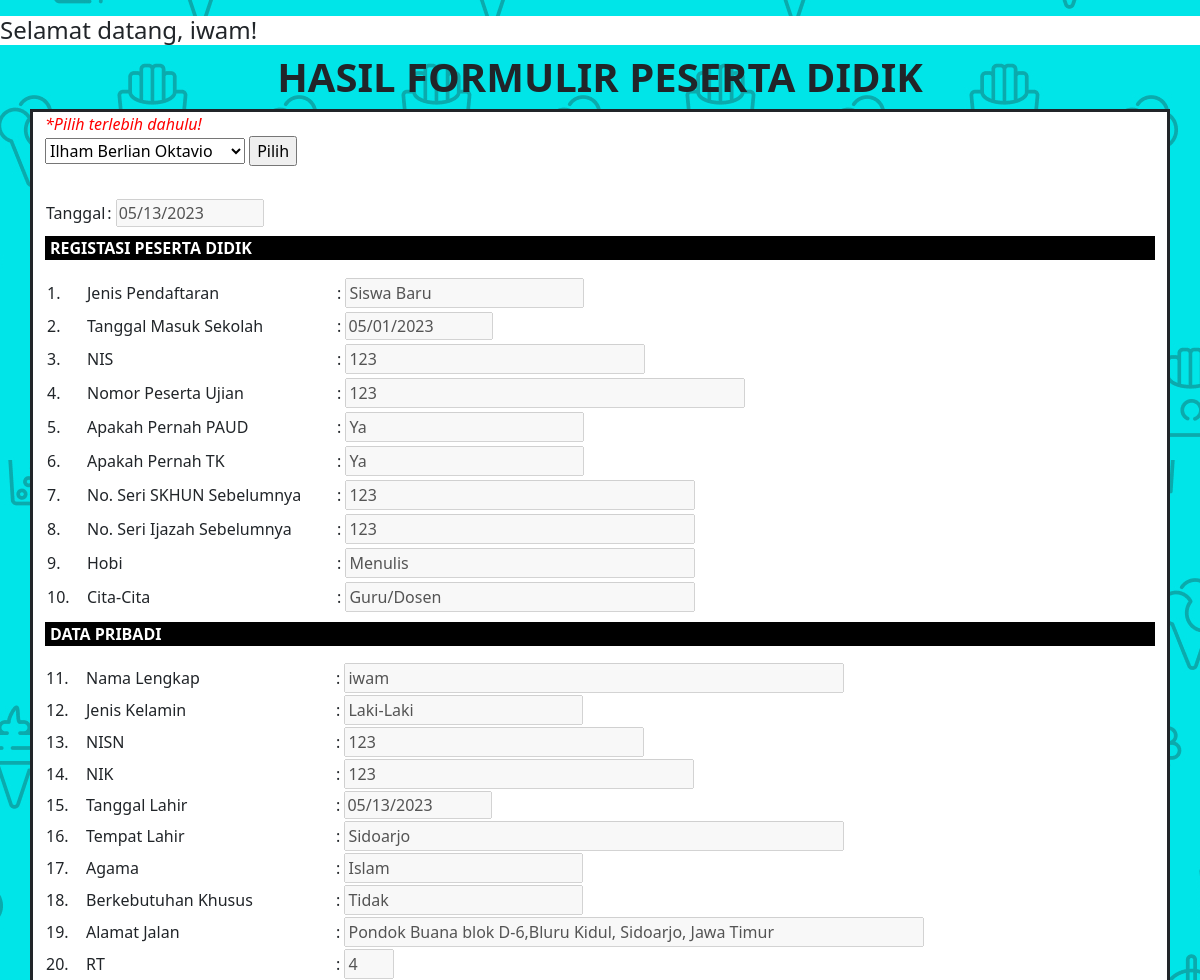
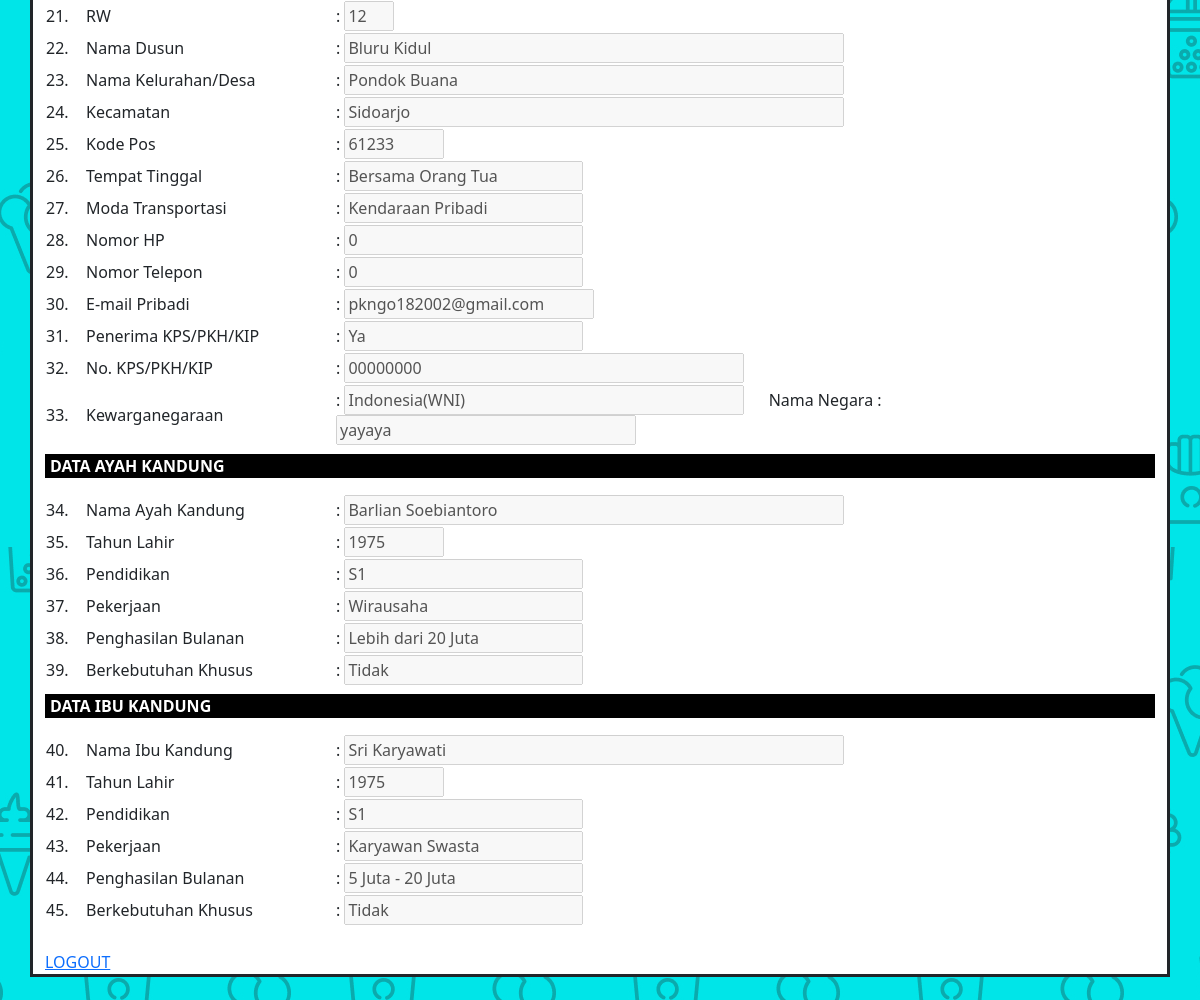
Page /Tugas/hasil.php?id=3 (signed in) on the committed database (2 pictures, top to bottom).
### tables this page shows
CREATE TABLE `regis_peserta_didik` (
  `id` int(11) NOT NULL,
  `tgl_isi` date NOT NULL,
  `jenis_pendaftaran` varchar(50) NOT NULL,
  `tgl_masuk_sekolah` date NOT NULL,
  `nis` varchar(255) NOT NULL,
  `nomor_peserta_ujian` varchar(20) NOT NULL,
  `paud` varchar(10) NOT NULL,
  `tk` varchar(10) NOT NULL,
  `no_skhun` varchar(16) NOT NULL,
  `no_ijazah` varchar(16) NOT NULL,
  `hobi` varchar(255) NOT NULL,
  `citacita` varchar(255) NOT NULL
);

CREATE TABLE `data_diri` (
  `id` int(11) NOT NULL,
  `nama_lengkap` varchar(255) NOT NULL,
  `jenis_kelamin` varchar(20) NOT NULL,
  `nisn` int(50) NOT NULL,
  `nik` int(50) NOT NULL,
  `tgl_lahir` date NOT NULL,
  `tempat_lahir` varchar(255) NOT NULL,
  `agama` varchar(100) NOT NULL,
  `berkebutuhan_khusus` varchar(100) NOT NULL,
  `alamat_jalan` varchar(255) NOT NULL,
  `rt` int(10) NOT NULL,
  `rw` int(10) NOT NULL,
  `nama_dusun` varchar(255) NOT NULL,
  `nama_kelurahan_desa` varchar(255) NOT NULL,
  `kecamatan` varchar(255) NOT NULL,
  `kode_pos` int(50) NOT NULL,
  `tempat_tinggal` varchar(255) NOT NULL,
  `moda_transportasi` varchar(255) NOT NULL,
  `no_hp` int(14) NOT NULL,
  `no_telp` int(14) NOT NULL,
  `email` varchar(255) NOT NULL,
  `penerima_kps_pkh_kip` varchar(10) NOT NULL,
  `no_penerima` varchar(255) DEFAULT NULL,
  `kewarganegaraan` varchar(255) NOT NULL,
  `nama_negara` varchar(25) DEFAULT NULL
);

CREATE TABLE `data_ortu` (
  `id` int(11) NOT NULL,
  `nama_ayah_kandung` varchar(100) NOT NULL,
  `tahun_lahir_ayah` int(10) NOT NULL,
  `pendidikan_ayah` varchar(100) NOT NULL,
  `pekerjaan_ayah` varchar(255) NOT NULL,
  `penghasilan_bulanan_ayah` varchar(255) NOT NULL,
  `berkebutuhan_khusus_ayah` varchar(100) NOT NULL,
  `nama_ibu_kandung` varchar(100) NOT NULL,
  `tahun_lahir_ibu` int(10) NOT NULL,
  `pendidikan_ibu` varchar(100) NOT NULL,
  `pekerjaan_ibu` varchar(255) NOT NULL,
  `penghasilan_bulanan_ibu` varchar(255) NOT NULL,
  `berkebutuhan_khusus_ibu` varchar(100) NOT NULL
);

### Tugas/hasil.php (the view, shortened to what the rows shown need)
<!DOCTYPE html>
<html lang="en">
    <head>
        <link rel="stylesheet" href="css/bootstrap.css">
        <link rel="stylesheet" href="css/bootstrap.min.css">
        <link rel="stylesheet" href="css/style.css" type="text/css">
    </head>
    <body class="gambarbackgroundlogin">
        <h1 align="center" class="fw-bold">HASIL FORMULIR PESERTA DIDIK</h1>
        <div class="container border border-3 border-dark" style="background-color:white;">
                    <?php
                        include "koneksi.php";
                    ?>
            <br>
            <?php
                if (isset($_GET['id'])) {
                    $id=$_GET['id'];
                    $tamFPD = mysqli_query($koneksi, "SELECT * FROM regis_peserta_didik WHERE id='$id'");
                    $tFPD = mysqli_fetch_array($tamFPD);
                    $tamFDP = mysqli_query($koneksi, "SELECT * FROM data_diri WHERE id='$id'");
                    $tFDP = mysqli_fetch_array($tamFDP);
                    $tamFDO = mysqli_query($koneksi, "SELECT * FROM data_ortu WHERE id='$id'");
                    $tFDO = mysqli_fetch_array($tamFDO);
            ?>
            <form action="#" method="POST">
                <table class="mt-2">
                    <tr>
                        <td>Tanggal</td>
                        <td>: <input type="date" name="tgl_isi" value="<?php echo $tFPD['tgl_isi']; ?>" disabled readonly></td>
                    </tr>
                </table>
                <table border="0" cellpadding="2">
                    <div class="judulbghitam mt-2">
                        <p> REGISTASI PESERTA DIDIK </p>
                    </div>
                    <tr>
                        <td width="40px">1. </td>
                        <td width="250px">Jenis Pendaftaran</td>
                        <td>: <input type="text" name="jenis_pendaftaran" value="<?php echo $tFPD['jenis_pendaftaran']; ?>" disabled readonly></td>
                    </tr>
                    <tr>
                        <td>2. </td>
                        <td>Tanggal Masuk Sekolah</td>
                        <td>: <input type="date" name="tgl_masuk_sekolah" value="<?php echo $tFPD['tgl_masuk_sekolah']; ?>" disabled readonly></td>
                    </tr>
                    <tr>
                        <td>3. </td>
                        <td>NIS</td>
                        <td>: <input style="width:300px;" type="text" name="nis" value="<?php echo $tFPD['nis']; ?>" disabled readonly></td>
                    </tr>
                    <tr>
                        <td>4. </td>
                        <td>Nomor Peserta Ujian</td>
                        <td>:
                            <input style="width:400px;" type="text" name="nomor_peserta_ujian" value="<?php echo $tFPD['nomor_peserta_ujian']; ?>" disabled readonly>
                        </td>
                    </tr>
                    <tr>
                        <td>5. </td>
                        <td>Apakah Pernah PAUD</td>
                        <td>: <input type="text" name="paud" value="<?php echo $tFPD['paud']; ?>" disabled readonly></td>
                    </tr>
                    <tr>
                        <td>6. </td>
                        <td>Apakah Pernah TK</td>
                        <td>: <input type="text" name="tk" value="<?php echo $tFPD['tk']; ?>" disabled readonly></td>
                    </tr>
                    <tr>
                        <td>7. </td>
                        <td>No. Seri SKHUN Sebelumnya</td>
                        <td>: <input style="width:350px;" type="text" name="no_skhun" value="<?php echo $tFPD['no_skhun']; ?>" disabled readonly></td>
                    </tr>
                    <tr>
                        <td>8. </td>
                        <td>No. Seri Ijazah Sebelumnya</td>
                        <td>: <input style="width:350px;" type="text" name="no_ijazah" value="<?php echo $tFPD['no_ijazah']; ?>" disabled readonly></td>
                    </tr>
                    <tr>
                        <td>9. </td>
                        <td>Hobi</td>
                        <td>: <input style="width:350px;" type="text" name="hobi" value="<?php echo $tFPD['hobi']; ?>" disabled readonly></td>
                    </tr>
                    <tr>
                        <td>10. </td>
                        <td>Cita-Cita</td>
                        <td>: <input style="width:350px;" type="text" name="citacita" value="<?php echo $tFPD['citacita']; ?>" disabled readonly></td>
                    </tr>
                </table>
            </form>
            <?php
                }
            ?>
            <table>
                <tr>
                    <td>: <input style="width:500px;" type="text" name="nama_lengkap" value="<?php echo $tFDP['nama_lengkap']; ?>" disabled readonly></td>
                </tr>
                <tr>
                    <td>: <input type="text" name="jenis_kelamin" value="<?php echo $tFDP['jenis_kelamin']; ?>" disabled readonly></td>
                </tr>
                <tr>
                    <td>: <input style="width:300px;" type="text" name="nisn" value="<?php echo $tFDP['nisn']; ?>" disabled readonly></td>
                </tr>
                <tr>
                    <td>: <input style="width:350px;" type="text" name="nik" value="<?php echo $tFDP['nik']; ?>" disabled readonly></td>
                </tr>
                <tr>
                    <td>: <input type="date" name="tgl_lahir" value="<?php echo $tFDP['tgl_lahir']; ?>" disabled readonly></td>
                </tr>
                <tr>
                    <td>: <input style="width:500px;" type="text" name="tempat_lahir" value="<?php echo $tFDP['tempat_lahir']; ?>" disabled readonly></td>
                </tr>
                <tr>
                    <td>: <input type="text" name="agama" value="<?php echo $tFDP['agama']; ?>" disabled readonly></td>
                </tr>
                <tr>
                    <td>: <input type="text" name="berkebutuhan_khusus" value="<?php echo $tFDP['berkebutuhan_khusus']; ?>" disabled readonly></td>
                </tr>
                <tr>
                    <td>: <input style="width:580px;" type="text" name="alamat_jalan" value="<?php echo $tFDP['alamat_jalan']; ?>" disabled readonly></td>
                </tr>
                <tr>
                    <td>: <input style="width:50px;" type="text" name="rt" value="<?php echo $tFDP['rt']; ?>" disabled readonly></td>
                </tr>
                <tr>
                    <td>: <input style="width:50px;" type="text" name="rw" value="<?php echo $tFDP['rw']; ?>" disabled readonly></td>
                </tr>
                <tr>
                    <td>: <input style="width:500px;" type="text" name="nama_dusun" value="<?php echo $tFDP['nama_dusun']; ?>" disabled readonly></td>
                </tr>
                <tr>
                    <td>: <input style="width:500px;" type="text" name="nama_kelurahan_desa"  value="<?php echo $tFDP['nama_kelurahan_desa']; ?>" disabled readonly></td>
                </tr>
                <tr>
                    <td>: <input style="width:500px;" type="text" name="kecamatan" value="<?php echo $tFDP['kecamatan']; ?>" disabled readonly></td>
                </tr>
                <tr>
                    <td>: <input style="width:100px;" type="text" name="kode_pos" value="<?php echo $tFDP['kode_pos']; ?>" disabled readonly></td>
                </tr>
                <tr>
                    <td>: <input type="text" name="tempat_tinggal" value="<?php echo $tFDP['tempat_tinggal']; ?>" disabled readonly></td>
                </tr>
                <tr>
                    <td>: <input type="text" name="moda_transportasi" value="<?php echo $tFDP['moda_transportasi']; ?>" disabled readonly></td>
                </tr>
                <tr>
                    <td>: <input type="text" name="no_hp" value="<?php echo $tFDP['no_hp']; ?>" disabled readonly></td>
                </tr>
                <tr>
                    <td>: <input type="text" name="no_telp" value="<?php echo $tFDP['no_telp']; ?>" disabled readonly></td>
                </tr>
                <tr>
                    <td>: <input style="width:250px;" type="email" name="email" value="<?php echo $tFDP['email']; ?>" disabled readonly></td>
                </tr>
                <tr>
                    <td>: <input type="text" name="penerima_kps_pkh_kip" value="<?php echo $tFDP['penerima_kps_pkh_kip']; ?>" disabled readonly></td>
                </tr>
                <tr>
                    <td>: <input style="width:400px;" type="text" name="no_penerima" value="<?php echo $tFDP['no_penerima']; ?>" disabled readonly></td>
                </tr>
                <tr>
                    <td>: <input style="width:400px;" type="text" name="kewarganegaraan" value="<?php echo $tFDP['kewarganegaraan']; ?>" disabled readonly>
                        <span style="margin-left:20px;">Nama Negara</span>
                        : <input style="width:300px;" type="text" name="nama_negara" value="<?php echo $tFDP['nama_negara']; ?>" disabled readonly>
                    </td>
                </tr>
            </table>
                <table>
                    <tr>
                        <td>: <input style="width:500px;" type="text" name="nama_ayah_kandung" value="<?php echo $tFDO['nama_ayah_kandung']; ?>" disabled readonly></td>
                    </tr>
                    <tr>
                        <td>: <input style="width:100px;" type="text" name="tahun_lahir_ayah" value="<?php echo $tFDO['tahun_lahir_ayah']; ?>" disabled readonly></td>
                    </tr>
                    <tr>
                        <td>: <input type="text" name="pendidikan_ayah" value="<?php echo $tFDO['pendidikan_ayah']; ?>" disabled readonly></td>
                    </tr>
                    <tr>
                        <td>: <input type="text" name="pekerjaan_ayah" value="<?php echo $tFDO['pekerjaan_ayah']; ?>" disabled readonly></td>
                    </tr>
                    <tr>
                        <td>: <input type="text" name="penghasilan_bulanan_ayah" value="<?php echo $tFDO['penghasilan_bulanan_ayah']; ?>" disabled readonly></td>
                    </tr>
                    <tr>
                        <td>: <input type="text" name="berkebutuhan_khusus_ayah" value="<?php echo $tFDO['berkebutuhan_khusus_ayah']; ?>" disabled readonly></td>
                    </tr>
                </table>
                <table>
                    <tr>
                        <td>: <input style="width:500px;" type="text" name="nama_ibu_kandung" value="<?php echo $tFDO['nama_ibu_kandung']; ?>" disabled readonly></td>
                    </tr>
                    <tr>
                        <td>: <input style="width:100px;" type="text" name="tahun_lahir_ibu" value="<?php echo $tFDO['tahun_lahir_ibu']; ?>" disabled readonly></td>
                    </tr>
                    <tr>
                        <td>: <input type="text" name="pendidikan_ibu" value="<?php echo $tFDO['pendidikan_ibu']; ?>" disabled readonly></td>
                    </tr>
                    <tr>
                        <td>: <input type="text" name="pekerjaan_ibu" value="<?php echo $tFDO['pekerjaan_ibu']; ?>" disabled readonly></td>
                    </tr>
                    <tr>
                        <td>: <input type="text" name="penghasilan_bulanan_ibu" value="<?php echo $tFDO['penghasilan_bulanan_ibu']; ?>" disabled readonly></td>
                    </tr>
                    <tr>
                        <td>: <input type="text" name="berkebutuhan_khusus_ibu" value="<?php echo $tFDO['berkebutuhan_khusus_ibu']; ?>" disabled readonly></td>
                    </tr>
                </table>
            <br>
        </div>
        <br>
    </body>
</html>

### rows in the picture
regis_peserta_didik: tgl_isi "05/13/2023", jenis_pendaftaran "Siswa Baru", tgl_masuk_sekolah "05/01/2023", nis "123", nomor_peserta_ujian "123", paud "Ya", tk "Ya", no_skhun "123", no_ijazah "123", hobi "Menulis", citacita "Guru/Dosen"
data_diri: nama_lengkap "iwam", jenis_kelamin "Laki-Laki", nisn "123", nik "123", tgl_lahir "05/13/2023", tempat_lahir "Sidoarjo", agama "Islam", berkebutuhan_khusus "Tidak", alamat_jalan "Pondok Buana blok D-6,Bluru Kidul, Sidoarjo, Jawa Timur", rt "4", rw "12", nama_dusun "Bluru Kidul", nama_kelurahan_desa "Pondok Buana", kecamatan "Sidoarjo", kode_pos "61233", tempat_tinggal "Bersama Orang Tua", moda_transportasi "Kendaraan Pribadi", no_hp "0", no_telp "0", email "pkngo182002@gmail.com", penerima_kps_pkh_kip "Ya", no_penerima "00000000", kewarganegaraan "Indonesia(WNI)", nama_negara "yayaya"
data_ortu: nama_ayah_kandung "Barlian Soebiantoro", tahun_lahir_ayah "1975", pendidikan_ayah "S1", pekerjaan_ayah "Wirausaha", penghasilan_bulanan_ayah "Lebih dari 20 Juta", berkebutuhan_khusus_ayah "Tidak", nama_ibu_kandung "Sri Karyawati", tahun_lahir_ibu "1975", pendidikan_ibu "S1", pekerjaan_ibu "Karyawan Swasta", penghasilan_bulanan_ibu "5 Juta - 20 Juta", berkebutuhan_khusus_ibu "Tidak"

### other values in the picture
$_SESSION['username'] "iwam"
form field id "Ilham Berlian Oktavio"
